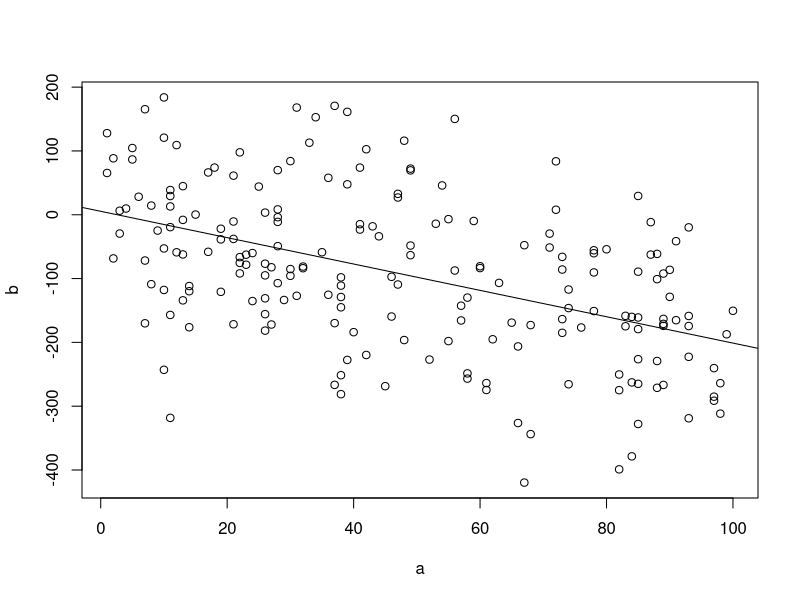

Source code (R):
## Regresszió teszt
x <- sample(1:100, 200, replace = TRUE)
y <- -2 * x + rnorm(n = 200, mean = 1, sd = 100)

## adattábla létrehozás
adat <- data.frame(a = x, b = y)

## Ábrázolás adattáblával
plot(b ~ a, data = adat)

## Korreláció
cov(x,y)
cor(x,y)

adat.lm = lm(b ~ a, data = adat)
abline(adat.lm)
